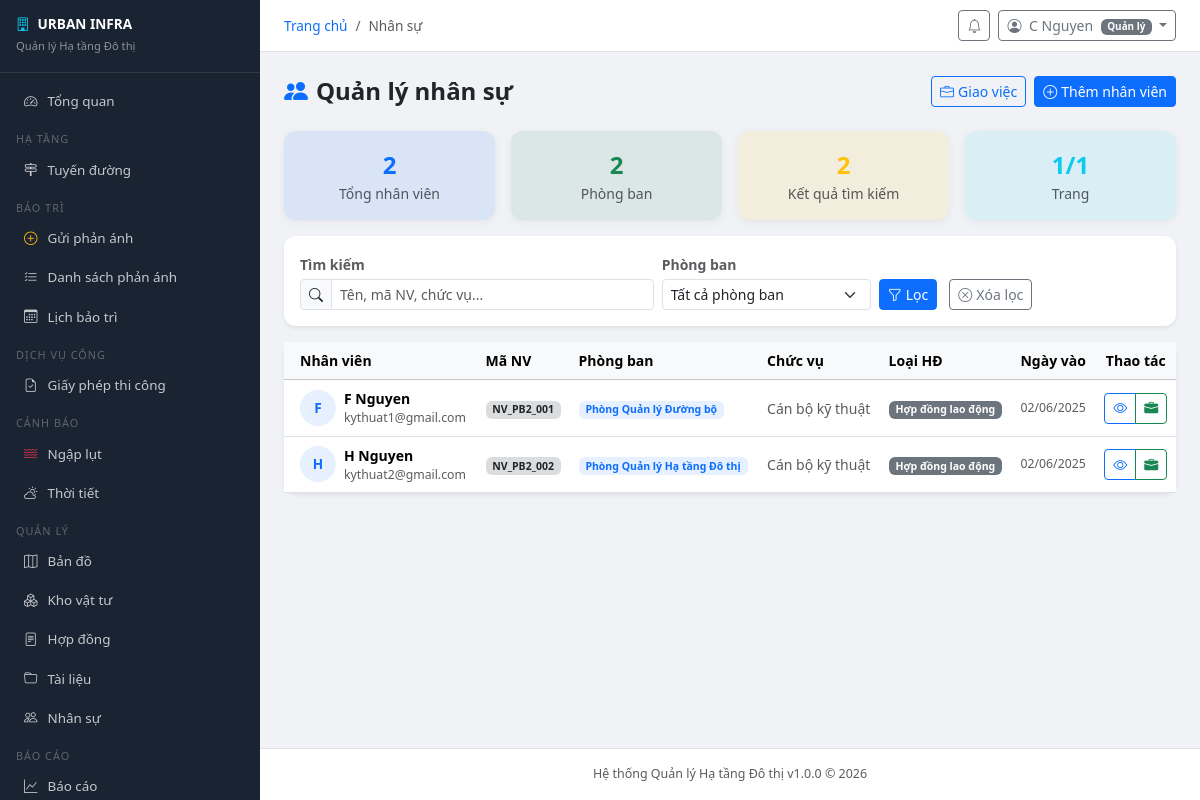
The app's page /hr/ (signed in) with its own data.
### accounts/models.py (models this page shows, shortened)
class User(AbstractUser):
    ROLE_CHOICES = [
        ('admin', 'Quản trị viên hệ thống'),
        ('manager', 'Quản lý'),
        ('staff', 'Cán bộ kỹ thuật'),
        ('inspector', 'Kiểm định viên'),
        ('citizen', 'Người dân'),
    ]
    role = models.CharField('Vai trò', max_length=20, choices=ROLE_CHOICES, default='citizen')
    phone = models.CharField('Số điện thoại', max_length=15, blank=True)
    avatar = models.ImageField('Ảnh đại diện', upload_to='avatars/', blank=True, null=True)
    address = models.TextField('Địa chỉ', blank=True)
    district = models.CharField('Quận/Huyện', max_length=100, blank=True)
    ward = models.CharField('Phường/Xã', max_length=100, blank=True)
    is_locked = models.BooleanField('Bị khóa', default=False)
    locked_reason = models.TextField('Lý do khóa', blank=True)
    otp_secret = models.CharField(max_length=32, blank=True)
    two_factor_enabled = models.BooleanField('Xác thực 2 bước', default=False)
    created_at = models.DateTimeField('Ngày tạo', auto_now_add=True)
    updated_at = models.DateTimeField('Cập nhật', auto_now=True)
    class Meta:
        verbose_name = 'Người dùng'
        verbose_name_plural = 'Người dùng'
    @property
    def is_admin(self):
        return self.role == 'admin' or self.is_superuser
    @property
    def is_staff_member(self):
        return self.role in ('admin', 'manager', 'staff', 'inspector')

### hr/models.py (models this page shows, shortened)
class Employee(models.Model):
    user = models.OneToOneField(User, on_delete=models.CASCADE, related_name='employee_profile')
    employee_id = models.CharField('Mã nhân viên', max_length=20, unique=True)
    department = models.ForeignKey(Department, on_delete=models.SET_NULL, null=True, related_name='employees')
    position = models.CharField('Chức vụ', max_length=100, blank=True)
    hire_date = models.DateField('Ngày vào làm', null=True, blank=True)
    contract_type = models.CharField('Loại hợp đồng', max_length=50, blank=True)
    salary = models.DecimalField('Lương (VNĐ)', max_digits=15, decimal_places=0, default=0)
    phone_work = models.CharField('SĐT công việc', max_length=15, blank=True)
    emergency_contact = models.CharField('Liên hệ khẩn cấp', max_length=200, blank=True)
    is_active = models.BooleanField('Đang làm việc', default=True)
    notes = models.TextField('Ghi chú', blank=True)
    created_at = models.DateTimeField(auto_now_add=True)
    updated_at = models.DateTimeField(auto_now=True)
    class Meta:
        verbose_name = 'Nhân viên'
        verbose_name_plural = 'Nhân viên'

class Department(models.Model):
    name = models.CharField('Phòng ban', max_length=100)
    code = models.CharField('Mã', max_length=20, unique=True)
    manager = models.ForeignKey(User, on_delete=models.SET_NULL, null=True, blank=True, related_name='managed_departments')
    description = models.TextField(blank=True)
    class Meta:
        verbose_name = 'Phòng ban'
        verbose_name_plural = 'Phòng ban'

### hr/views.py (the view, shortened to what this page needs)
# urls.py: path('', views.employee_list, name='employee_list'),
@login_required
@staff_required
def employee_list(request):
    qs = Employee.objects.select_related('user', 'department').filter(is_active=True)
    q = request.GET.get('q', '').strip()
    dept_id = request.GET.get('department', '')
    if dept_id:
        qs = qs.filter(department_id=dept_id)
    departments = Department.objects.all()
    paginator = Paginator(qs, 20)
    page = paginator.get_page(request.GET.get('page', 1))
    return render(request, 'hr/employee_list.html', {
        'page_obj': page,
        'departments': departments,
        'total_count': Employee.objects.filter(is_active=True).count(),
        'page_title': 'Nhân sự',
    })

### urban_infra/context_processors.py (called while the page is built)
def global_context(request):
    context = {
        'SYSTEM_NAME': settings.SYSTEM_NAME,
        'SYSTEM_SHORT_NAME': settings.SYSTEM_SHORT_NAME,
        'SYSTEM_VERSION': settings.SYSTEM_VERSION,
    }
    if request.user.is_authenticated:
        from notifications.models import Notification
        context['unread_count'] = Notification.objects.filter(
            recipient=request.user, is_read=False
        ).count()
    return context

### hr/templates/hr/employee_list.html (shortened to what this page needs)
{% extends "base.html" %}
{% load static %}
{% block content %}
<div class="d-flex align-items-center justify-content-between mb-4">
  <h4 class="fw-bold mb-0">
    <i class="bi bi-people-fill text-primary me-2"></i>Quản lý nhân sự
  </h4>
  <div class="d-flex gap-2">
    <a href="{% url 'hr:assignment_create' %}" class="btn btn-outline-primary btn-sm">
      <i class="bi bi-briefcase me-1"></i>Giao việc
    </a>
    <a href="{% url 'admin:hr_employee_add' %}" class="btn btn-primary btn-sm">
      <i class="bi bi-plus-circle me-1"></i>Thêm nhân viên
    </a>
  </div>
</div>
<div class="row g-3 mb-3">
  <div class="col-6 col-md-3">
    <div class="card border-0 bg-primary bg-opacity-10 text-center py-3">
      <div class="fw-bold fs-4 text-primary">{{ total_count }}</div>
      <div class="small text-muted">Tổng nhân viên</div>
    </div>
  </div>
  <div class="col-6 col-md-3">
    <div class="card border-0 bg-success bg-opacity-10 text-center py-3">
      <div class="fw-bold fs-4 text-success">{{ departments|length }}</div>
      <div class="small text-muted">Phòng ban</div>
    </div>
  </div>
  <div class="col-6 col-md-3">
    <div class="card border-0 bg-warning bg-opacity-10 text-center py-3">
      <div class="fw-bold fs-4 text-warning">{{ page_obj.paginator.count }}</div>
      <div class="small text-muted">Kết quả tìm kiếm</div>
    </div>
  </div>
  <div class="col-6 col-md-3">
    <div class="card border-0 bg-info bg-opacity-10 text-center py-3">
      <div class="fw-bold fs-4 text-info">{{ page_obj.number }}/{{ page_obj.paginator.num_pages }}</div>
      <div class="small text-muted">Trang</div>
    </div>
  </div>
</div>
<div class="card border-0 shadow-sm mb-3">
  <div class="card-body py-3">
    <form method="get" class="row g-2 align-items-end">
      <div class="col-md-5">
        <label class="form-label small fw-semibold text-muted mb-1">Tìm kiếm</label>
        <div class="input-group input-group-sm">
          <span class="input-group-text"><i class="bi bi-search"></i></span>
          <input type="text" name="q" class="form-control"
                 placeholder="Tên, mã NV, chức vụ..." value="{{ request.GET.q }}">
        </div>
      </div>
      <div class="col-md-3">
        <label class="form-label small fw-semibold text-muted mb-1">Phòng ban</label>
        <select name="department" class="form-select form-select-sm" onchange="this.form.submit()">
          <option value="">Tất cả phòng ban</option>
        </select>
      </div>
      <div class="col-md-4">
        <button type="submit" class="btn btn-primary btn-sm me-2">
          <i class="bi bi-funnel me-1"></i>Lọc
        </button>
        <a href="{% url 'hr:employee_list' %}" class="btn btn-outline-secondary btn-sm">
          <i class="bi bi-x-circle me-1"></i>Xóa lọc
        </a>
      </div>
    </form>
  </div>
</div>
<div class="card border-0 shadow-sm">
  <div class="card-body p-0">
    <div class="table-responsive">
      <table class="table table-hover align-middle mb-0" style="font-size:.875rem">
        <thead class="table-light">
          <tr>
            <th class="ps-3">Nhân viên</th>
            <th>Mã NV</th>
            <th>Phòng ban</th>
            <th>Chức vụ</th>
            <th>Loại HĐ</th>
            <th>Ngày vào</th>
            <th class="text-center">Thao tác</th>
          </tr>
        </thead>
        <tbody>
          {% for emp in page_obj %}
          <tr>
            <td class="ps-3">
              <div class="d-flex align-items-center gap-2">
                <div class="rounded-circle bg-primary bg-opacity-10 text-primary fw-bold
                            d-flex align-items-center justify-content-center flex-shrink-0"
                     style="width:36px;height:36px;font-size:.85rem">
                  {{ emp.user.get_full_name|first|upper }}
                </div>
                <div>
                  <div class="fw-semibold">{{ emp.user.get_full_name }}</div>
                  <div class="text-muted small">{{ emp.user.email }}</div>
                </div>
              </div>
            </td>
            <td><span class="badge bg-secondary bg-opacity-25 text-dark">{{ emp.employee_id }}</span></td>
            <td>
              {% if emp.department %}
                <span class="badge bg-primary bg-opacity-10 text-primary">{{ emp.department.name }}</span>
              {% else %}
                <span class="text-muted small">—</span>
              {% endif %}
            </td>
            <td class="text-muted">{{ emp.position|default:"—" }}</td>
            <td>
              {% if emp.contract_type %}
                <span class="badge bg-secondary bg-opacity-15 text-white">{{ emp.contract_type }}</span>
              {% else %}
                <span class="text-muted">—</span>
              {% endif %}
            </td>
            <td class="text-muted small">{{ emp.hire_date|date:"d/m/Y"|default:"—" }}</td>
            <td class="text-center">
              <div class="btn-group btn-group-sm">
                <a href="{% url 'hr:employee_detail' emp.pk %}"
                   class="btn btn-outline-primary btn-sm" title="Xem chi tiết">
                  <i class="bi bi-eye"></i>
                </a>
                <a href="{% url 'hr:assignment_create' %}?employee={{ emp.pk }}"
                   class="btn btn-outline-success btn-sm" title="Giao việc">
                  <i class="bi bi-briefcase-fill"></i>
                </a>
              </div>
            </td>
          </tr>
          {% endfor %}
        </tbody>
      </table>
    </div>
  </div>
</div>
{% endblock %}

### templates/base.html (shortened to what this page needs)
<!DOCTYPE html>
<html lang="vi">
<head>
<link rel="stylesheet" href="https://cdnjs.cloudflare.com/ajax/libs/bootstrap/5.3.2/css/bootstrap.min.css">
<link rel="stylesheet" href="https://cdnjs.cloudflare.com/ajax/libs/bootstrap-icons/1.11.3/font/bootstrap-icons.min.css">
</head>
<body>
{% if user.is_authenticated %}
<div class="sidebar" id="sidebar">
  <div class="brand">
    <h6><i class="bi bi-building me-2 text-info"></i>{{ SYSTEM_SHORT_NAME }}</h6>
    <small>Quản lý Hạ tầng Đô thị</small>
  </div>
  <nav class="py-2">
    <a href="{% url 'dashboard' %}" class="nav-link"><i class="bi bi-speedometer2"></i>Tổng quan</a>
    <div class="nav-section">Hạ tầng</div>
    <a href="{% url 'infrastructure:road_list' %}" class="nav-link"><i class="bi bi-signpost-2"></i>Tuyến đường</a>
    <div class="nav-section">Bảo trì</div>
    <a href="{% url 'maintenance:request_create' %}" class="nav-link"><i class="bi bi-plus-circle text-warning"></i>Gửi phản ánh</a>
    <a href="{% url 'maintenance:request_list' %}" class="nav-link"><i class="bi bi-list-check"></i>Danh sách phản ánh</a>
    <a href="{% url 'maintenance:schedule_list' %}" class="nav-link"><i class="bi bi-calendar3"></i>Lịch bảo trì</a>
    <div class="nav-section">Dịch vụ công</div>
    <a href="{% url 'permits:list' %}" class="nav-link"><i class="bi bi-file-earmark-check"></i>Giấy phép thi công</a>
    <div class="nav-section">Cảnh báo</div>
    <a href="{% url 'flood:alert_list' %}" class="nav-link"><i class="bi bi-water text-danger"></i>Ngập lụt</a>
    <a href="{% url 'weather:current' %}" class="nav-link"><i class="bi bi-cloud-sun"></i>Thời tiết</a>
    <div class="nav-section">Quản lý</div>
    <a href="{% url 'maps:map' %}" class="nav-link"><i class="bi bi-map"></i>Bản đồ</a>
    <a href="{% url 'inventory:material_list' %}" class="nav-link"><i class="bi bi-boxes"></i>Kho vật tư</a>
    <a href="{% url 'contracts:contract_list' %}" class="nav-link"><i class="bi bi-file-text"></i>Hợp đồng</a>
    <a href="{% url 'documents:list' %}" class="nav-link"><i class="bi bi-folder"></i>Tài liệu</a>
    {% if user.is_staff_member %}
    <a href="{% url 'hr:employee_list' %}" class="nav-link"><i class="bi bi-people"></i>Nhân sự</a>
    {% endif %}
    <div class="nav-section">Báo cáo</div>
    <a href="{% url 'reports:summary' %}" class="nav-link"><i class="bi bi-graph-up"></i>Báo cáo</a>
  </nav>
</div>
<div class="main-content">
  <div class="topbar">
    <div class="d-flex align-items-center gap-3">
      <nav>
        <ol class="breadcrumb mb-0" style="font-size:.85rem">
          <li class="breadcrumb-item"><a href="/" class="text-decoration-none">Trang chủ</a></li>
          {% if page_title %}<li class="breadcrumb-item active">{{ page_title }}</li>{% endif %}
        </ol>
      </nav>
    </div>
    <div class="d-flex align-items-center gap-2">
      <a href="{% url 'notifications:list' %}" class="btn btn-sm btn-outline-secondary position-relative">
        <i class="bi bi-bell"></i>
      </a>
      <div class="dropdown">
        <button class="btn btn-sm btn-outline-secondary dropdown-toggle" data-bs-toggle="dropdown">
          <i class="bi bi-person-circle me-1"></i>
          {{ user.get_full_name|default:user.username }}
          <span class="badge bg-secondary ms-1" style="font-size:.62rem">{{ user.get_role_display }}</span>
        </button>
      </div>
    </div>
  </div>
  <div class="content-area">
{% endif %}
{% block content %}{% endblock %}
{% if user.is_authenticated %}
  </div>
  <footer class="text-center py-3 text-muted"
          style="font-size:.78rem; border-top:1px solid #e0e0e0; background:#fff;">
    {{ SYSTEM_NAME }} v{{ SYSTEM_VERSION }} &copy; {% now "Y" %}
  </footer>
</div>
{% else %}
</div>
{% endif %}
</body>
</html>

### templates/base.html (style rules this page uses)
:root { --sidebar-width: 260px; --sidebar-bg: #1a2332; --sidebar-hover: #2c3e55; }
body { font-family: 'Segoe UI', sans-serif; background: #f0f2f5; }
.sidebar { width: var(--sidebar-width); height: 100vh; background: var(--sidebar-bg); position: fixed; top: 0; left: 0; z-index: 1000; overflow-y: auto; }
.sidebar .brand { padding: 16px; border-bottom: 1px solid rgba(255,255,255,.1); }
.sidebar .brand h6 { color: #fff; font-weight: 700; margin: 0; font-size: .85rem; }
.sidebar .brand small { color: rgba(255,255,255,.5); font-size: .7rem; }
.sidebar .nav-link { color: rgba(255,255,255,.75); padding: 9px 16px; border-radius: 6px; margin: 1px 8px; font-size: .84rem; display: flex; align-items: center; gap: 10px; text-decoration: none; }
.nav-section { color: rgba(255,255,255,.3); font-size: .68rem; text-transform: uppercase; letter-spacing: 1px; padding: 10px 16px 2px; }
.main-content { margin-left: var(--sidebar-width); min-height: 100vh; display: flex; flex-direction: column; }
.topbar { background: #fff; padding: 10px 24px; border-bottom: 1px solid #e0e0e0; display: flex; align-items: center; justify-content: space-between; position: sticky; top: 0; z-index: 100; }
.content-area { padding: 24px; flex: 1; }
.card { border: none; border-radius: 12px; box-shadow: 0 2px 8px rgba(0,0,0,.06); }

### records on screen
User: get_full_name "C Nguyen", role "Quản lý"
Employee: user.get_full_name|first "F", user.get_full_name "F Nguyen", user.email "kythuat1@gmail.com", employee_id "NV_PB2_001", department.name "Phòng Quản lý Đường bộ", position "Cán bộ kỹ thuật", contract_type "Hợp đồng lao động", hire_date "02/06/2025"
Employee: user.get_full_name|first "H", user.get_full_name "H Nguyen", user.email "kythuat2@gmail.com", employee_id "NV_PB2_002", department.name "Phòng Quản lý Hạ tầng Đô thị", position "Cán bộ kỹ thuật", contract_type "Hợp đồng lao động", hire_date "02/06/2025"

### other values on screen
{{ SYSTEM_SHORT_NAME }} "URBAN INFRA"
{{ page_title }} "Nhân sự"
{{ total_count }} "2"
{{ departments|length }} "2"
{{ page_obj.paginator.count }} "2"
{{ page_obj.number }} "1"
{{ page_obj.paginator.num_pages }} "1"
{{ SYSTEM_NAME }} "Hệ thống Quản lý Hạ tầng Đô thị"
{{ SYSTEM_VERSION }} "1.0.0"
